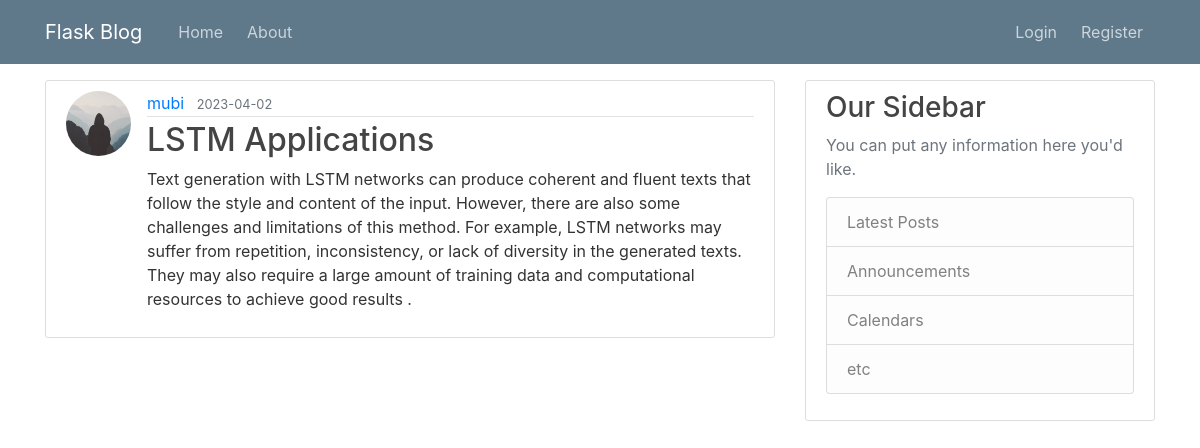
The page /post/5 on the database its author committed.
### flaskblog/models.py (models this page shows, shortened)
class User(db.Model,UserMixin):
    id = db.Column(db.Integer, primary_key=True)
    username = db.Column(db.String(20), unique=True, nullable=False)
    email = db.Column(db.String(120), unique=True, nullable=False)
    image_file = db.Column(db.String(20), nullable=False, default='default.jpg')
    password = db.Column(db.String(60), nullable=False)
    posts = db.relationship('Post', backref='author', lazy=True)

class Post(db.Model):
    id = db.Column(db.Integer, primary_key=True)
    title = db.Column(db.String(100), nullable=False)
    date_posted = db.Column(db.DateTime, nullable=False, default=datetime.utcnow)
    content = db.Column(db.Text, nullable=False)
    user_id = db.Column(db.Integer, db.ForeignKey('user.id'), nullable=False)

### flaskblog/routes.py (the view)
@app.route("/post/<int:post_id>")
def post(post_id):
    post=Post.query.get_or_404(post_id)
    return render_template('post.html',title=post.title,post=post)

### flaskblog/templates/post.html (shortened to what this page needs)
{% extends "layout.html" %}
{% block content %}
  <article class="media content-section">
    <img class="rounded-circle article-img" src="{{ url_for('static', filename='profile_pics/' + post.author.image_file) }}">
    <div class="media-body">
      <div class="article-metadata">
        <a class="mr-2" href="{{url_for('user_post',username=post.author.username)}}">{{ post.author.username }}</a>
        <small class="text-muted">{{ post.date_posted.strftime('%Y-%m-%d') }}</small>
      </div>
      <h2 class="article-title">{{ post.title }}</h2>
      <p class="article-content">{{ post.content }}</p>
    </div>
  </article>
{% endblock content %}

### flaskblog/static/main.css (style rules this page uses)
body { color: #333333; margin-top: 5rem; background-image: url(https://images.unsplash.com/photo-1542435503-956c469947f6?ixlib=rb-4.0.3&ixid=MnwxMjA3fDB8MHxzZWFyY2h8M3x8YmxvZyUyMGJhY2tncm91bmR8ZW58MHx8MHx8&auto=format&fit=crop&w=600&q=60); background-size: cover; }
h1, h2, h3, h4, h5, h6 { color: #444444; }
.content-section { background: #ffffff; padding: 10px 20px; border: 1px solid #dddddd; border-radius: 3px; margin-bottom: 20px; }
.article-title { color: #444444; }
.article-content { white-space: pre-line; }
.article-img { height: 65px; width: 65px; margin-right: 16px; }
.article-metadata { padding-bottom: 1px; margin-bottom: 4px; border-bottom: 1px solid #e3e3e3 }

### rows shown on the page
User: image_file (placeholder picture), author.username "mubi"
Post: date_posted "2023-04-02", title "LSTM Applications", content "Text generation with LSTM networks can produce coherent and fluent texts that follow the style and content of the input. However, there are also some challenges and limitations of this method. For example, LSTM networks may suffer from repetition, inconsistency, or lack of diversity in the generated texts. They may also require a large amount of training data and computational resources to achieve good results ."
